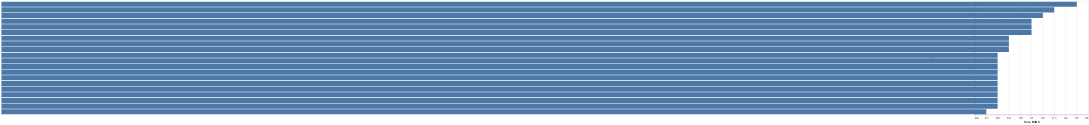

Notebook code for this chart:
### Markdown cell above
Vamos começar com uma visualização básica: quais as séries com as melhores notas no índice IMDb?

### Code cell
alt.Chart(cshows.sort_values(by='IMDb', ascending=False).head(20)).\
  mark_bar().encode(x=alt.X('IMDb',title="Nota IMDb",
                            scale=alt.Scale(domain=[8.6, 9.6])),
                    y=alt.Y('Title', sort='-x', title='Série'),
                    # color='Streamings'
                    )

### Figure 1 — Vega-Lite specification as saved in the notebook (floating-point values rounded to 4 significant figures)
{"config": {"view": {"continuousWidth": 400, "continuousHeight": 300}}, "data": {"name": "data-10c4c40444eafaa294be3c54c2f8e4c0"}, "mark": "bar", "encoding": {"x": {"type": "quantitative", "field": "IMDb", "scale": {"domain": [8.6, 9.6]}, "title": "Nota IMDb"}, "y": {"type": "nominal", "field": "Title", "sort": "-x", "title": "Série"}}, "$schema": "https://vega.github.io/schema/vega-lite/v4.8.1.json", "datasets": {"data-10c4c40444eafaa294be3c54c2f8e4c0": [{"Title": "breaking bad", "Year": 2008, "Age": "18+", "IMDb": 9.5, "Rotten_Tomatoes": 96, "Streamings": "Netflix", "Genre": "crime,drama,thriller"}, {"Title": "our planet", "Year": 2019, "Age": "7+", "IMDb": 9.3, "Rotten_Tomatoes": 93, "Streamings": "Netflix", "Genre": "documentary,science,nature"}, {"Title": "avatar: the last airbender", "Year": 2005, "Age": "7+", "IMDb": 9.2, "Rotten_Tomatoes": 100, "Streamings": "Netflix", "Genre": "classic,cult,kid,action,adventure"}, {"Title": "the imagineering story", "Year": 2019, "Age": "7+", "IMDb": 9.1, "Rotten_Tomatoes": 100, "Streamings": "Disney", "Genre": "documentary"}, {"Title": "fullmetal alchemist: brotherhood", "Year": 2009, "Age": "18+", "IMDb": 9.1, "Rotten_Tomatoes": 100, "Streamings": "Netflix", "Genre": "anime,international"}, {"Title": "sherlock", "Year": 2010, "Age": "16+", "IMDb": 9.1, "Rotten_Tomatoes": 78, "Streamings": "Netflix", "Genre": "british,crime,international"}, {"Title": "when they see us", "Year": 2019, "Age": "18+", "IMDb": 8.9, "Rotten_Tomatoes": 96, "Streamings": "Netflix", "Genre": "crime,drama"}, {"Title": "gravity falls", "Year": 2012, "Age": "7+", "IMDb": 8.9, "Rotten_Tomatoes": 100, "Streamings": "Disney", "Genre": "animation,action,adventure,comedy,family,fantasy,mystery,scifi"}, {"Title": "the office", "Year": 2005, "Age": "16+", "IMDb": 8.9, "Rotten_Tomatoes": 81, "Streamings": "Netflix", "Genre": "comedy"}, {"Title": "stranger things", "Year": 2016, "Age": "16+", "IMDb": 8.8, "Rotten_Tomatoes": 93, "Streamings": "Netflix", "Genre": "horror,mystery,scifi,fantasy"}, {"Title": "monty python's flying circus", "Year": 1969, "Age": "16+", "IMDb": 8.8, "Rotten_Tomatoes": 100, "Streamings": "Netflix", "Genre": "british,classic,cult,international"}, {"Title": "the west wing", "Year": 1999, "Age": "16+", "IMDb": 8.8, "Rotten_Tomatoes": 75, "Streamings": "Netflix", "Genre": "drama"}, {"Title": "one-punch man", "Year": 2015, "Age": "16+", "IMDb": 8.8, "Rotten_Tomatoes": 100, "Streamings": "Netflix", "Genre": "anime,crime,international"}, {"Title": "twin peaks", "Year": 1990, "Age": "18+", "IMDb": 8.8, "Rotten_Tomatoes": 89, "Streamings": "Netflix", "Genre": "classic,cult,crime,drama"}, {"Title": "black mirror", "Year": 2011, "Age": "18+", "IMDb": 8.8, "Rotten_Tomatoes": 83, "Streamings": "Netflix", "Genre": "british,international,drama"}, {"Title": "narcos", "Year": 2015, "Age": "18+", "IMDb": 8.8, "Rotten_Tomatoes": 89, "Streamings": "Netflix", "Genre": "crime,action,adventure,drama"}, {"Title": "attack on titan", "Year": 2013, "Age": "16+", "IMDb": 8.8, "Rotten_Tomatoes": 94, "Streamings": "Netflix", "Genre": "anime,international"}, {"Title": "peaky blinders", "Year": 2013, "Age": "18+", "IMDb": 8.8, "Rotten_Tomatoes": 92, "Streamings": "Netflix", "Genre": "british,crime,international"}, {"Title": "one strange rock", "Year": 2018, "Age": "all", "IMDb": 8.8, "Rotten_Tomatoes": 83, "Streamings": "Disney", "Genre": "documentary,science,nature"}, {"Title": "gomorrah", "Year": 2014, "Age": "18+", "IMDb": 8.7, "Rotten_Tomatoes": 94, "Streamings": "Netflix", "Genre": "crime,international,drama"}]}}
